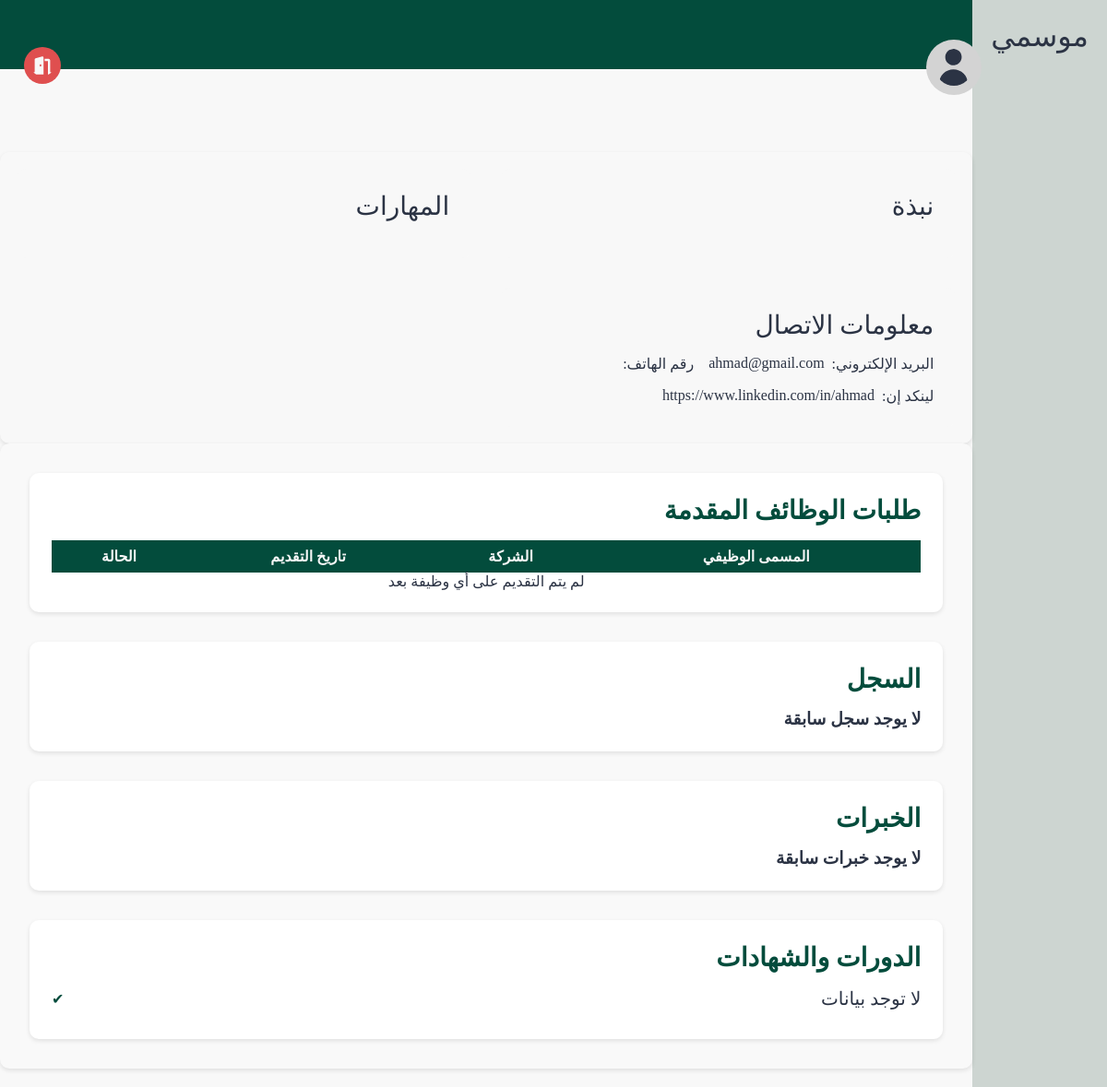
Before: /pages/profile.php?id=3 with the older database file.
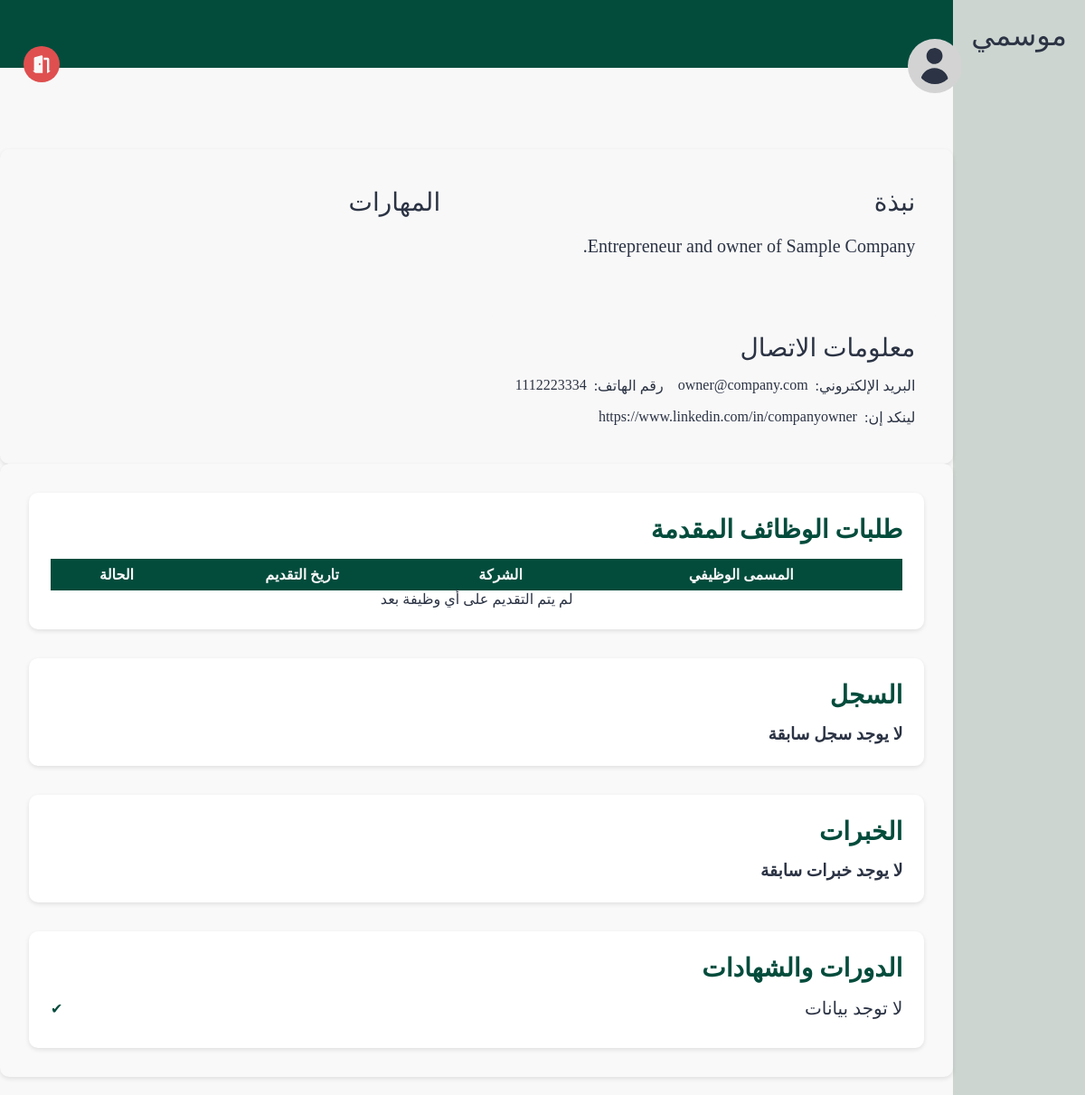
After: the same page with the newer database file.
### tables this page shows
CREATE TABLE users (
    id INTEGER PRIMARY KEY, 
    name TEXT, 
    email TEXT UNIQUE, 
    password TEXT, 
    bio TEXT,
    type BOOLEAN,
    linkedin TEXT,
    phone TEXT
);

### src/database/fetch.php (called while the page is built, shortened)
<?php
include('../database/data.php');
function getUserById($id)
{
    global $db;
    $stmt = $db->prepare('SELECT * FROM users WHERE id = :id');
    $stmt->bindValue(':id', $id, SQLITE3_INTEGER);
    $result = $stmt->execute();
    $user = $result->fetchArray(SQLITE3_ASSOC);
    return $user;
}

### src/pages/profile.php (the view, shortened to what the changed rows need)
<?php
$user = $_SESSION['user'] ?? getUserById($_GET['id']);
$about    = $user['bio'];
$email    = $user['email'];
$phone    = $user['phone'];
$linkedin = !empty($user['linkedin']) ? $user['linkedin'] : ("https://www.linkedin.com/in/" . urlencode(str_replace(' ', '', strtolower($user['name']))));
?>
<!DOCTYPE html>
<html lang="ar" dir="rtl">
<head>
    <link rel="stylesheet" href="../styles/profile.css">
</head>
<body>
    <section class="page-structure">
        <section class="page-content">
            <main>
                <section class="profile-details">
                    <div class="block about">
                        <h2>نبذة</h2>
                        <div id="aboutDisplay">
                            <p><?= $about ?></p>
                        </div>
                    </div>
                    <div class="block skills">
                        <h2>المهارات</h2>
                    </div>
                    <div class="block contacts">
                        <h2>معلومات الاتصال</h2>
                        <div id="contactDisplay">
                            <ul>
                                <li>البريد الإلكتروني:
                                    <a href="mailto:<?= $email ?>"><?= $email ?></a>
                                </li>
                                <li>رقم الهاتف:
                                    <a href="tel:<?= $phone ?>"><?= $phone ?></a>
                                </li>
                                <li>لينكد إن:
                                    <a href="<?= $linkedin ?>"><?= $linkedin ?></a>
                                </li>
                            </ul>
                        </div>
                    </div>
                </section>
                <section class="recent-activity">
                    <div class="block applications">
                        <h2>طلبات الوظائف المقدمة</h2>
                        <table cellpadding="5" cellspacing="0" style="width:100%; text-align:right;">
                            <tr>
                                <th>المسمى الوظيفي</th>
                                <th>الشركة</th>
                                <th>تاريخ التقديم</th>
                                <th>الحالة</th>
                            </tr>
                        </table>
                    </div>
                    <div class="block history">
                        <h2>السجل</h2>
                    </div>
                    <div class="block experinces">
                        <h2>الخبرات</h2>
                    </div>
                    <div class="block courses">
                        <h2>الدورات والشهادات</h2>
                    </div>
                </section>
            </main>
        </section>
    </section>
</body>
</html>

Changed rows visible on the page:
changed users: bio (not shown) → "Entrepreneur and owner of Sample Company."; email "ahmad@gmail.com" → "owner@company.com"; phone (not shown) → "1112223334"; linkedin "https://www.linkedin.com/in/ahmad" → "https://www.linkedin.com/in/companyowner"
